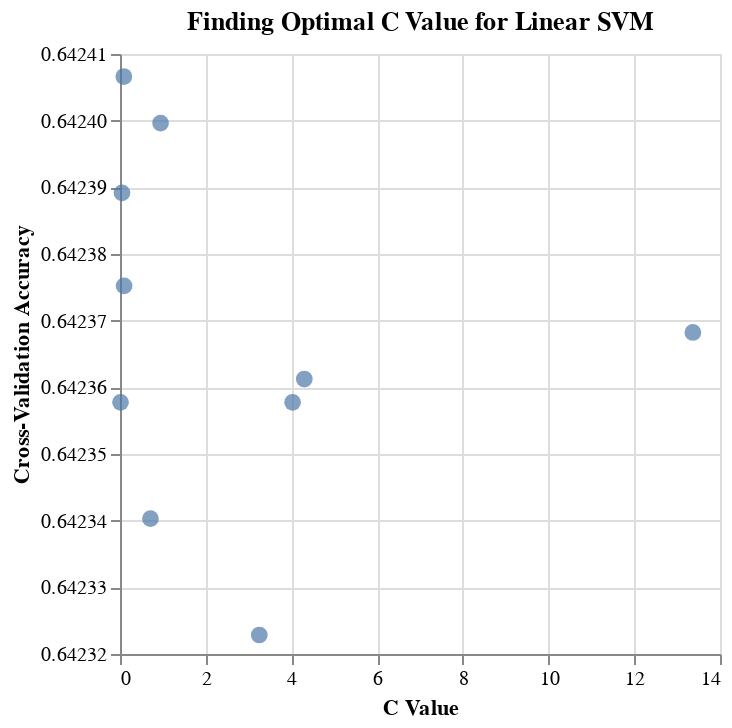

This figure's notebook cell:
### Code cell
# Plot how accuracy changes with C
alt.Chart(svm_results, 
    title=alt.Title(
        text="Finding Optimal C Value for Linear SVM"
    )
).mark_circle(size=70
).encode(
    x=alt.X('param_linearsvc__C').title("C Value"),
    y=alt.Y('mean_test_score').scale(zero=False
            ).title("Cross-Validation Accuracy")
)

### Figure 1 — Vega specification as saved in the notebook (floating-point values rounded to 4 significant figures)
{"$schema": "https://vega.github.io/schema/vega/v5.json", "data": [{"name": "source_0", "values": [{"mean_test_score": 0.6424, "param_linearsvc__C": 0.08999}, {"mean_test_score": 0.6424, "param_linearsvc__C": 0.9467}, {"mean_test_score": 0.6424, "param_linearsvc__C": 0.04625}, {"mean_test_score": 0.6424, "param_linearsvc__C": 0.09548}, {"mean_test_score": 0.6424, "param_linearsvc__C": 13.37}, {"mean_test_score": 0.6424, "param_linearsvc__C": 4.3}, {"mean_test_score": 0.6424, "param_linearsvc__C": 4.027}, {"mean_test_score": 0.6424, "param_linearsvc__C": 0.01207}, {"mean_test_score": 0.6423, "param_linearsvc__C": 0.7102}, {"mean_test_score": 0.6423, "param_linearsvc__C": 3.25}]}, {"name": "source_0_x_domain_param_linearsvc__C", "values": [{"min": 0.01207, "max": 13.37}]}, {"name": "source_0_y_domain_mean_test_score", "values": [{"min": 0.6423, "max": 0.6424}]}], "marks": [{"type": "symbol", "name": "marks", "from": {"data": "source_0"}, "encode": {"update": {"shape": {"value": "circle"}, "y": {"field": "mean_test_score", "scale": "y"}, "size": {"value": 70}, "x": {"field": "param_linearsvc__C", "scale": "x"}, "opacity": {"value": 0.7}, "fill": {"value": "#4c78a8"}}}, "style": ["circle"]}], "scales": [{"name": "x", "type": "linear", "domain": [{"signal": "(data(\"source_0_x_domain_param_linearsvc__C\")[0] || {}).min"}, {"signal": "(data(\"source_0_x_domain_param_linearsvc__C\")[0] || {}).max"}], "range": [0, {"signal": "width"}], "zero": true, "nice": true}, {"name": "y", "type": "linear", "domain": [{"signal": "(data(\"source_0_y_domain_mean_test_score\")[0] || {}).min"}, {"signal": "(data(\"source_0_y_domain_mean_test_score\")[0] || {}).max"}], "range": [{"signal": "height"}, 0], "zero": false, "nice": true}], "axes": [{"scale": "x", "gridScale": "y", "orient": "bottom", "ticks": false, "aria": false, "tickCount": {"signal": "ceil(width/40)"}, "grid": true, "labels": false, "domain": false, "minExtent": 0, "zindex": 0, "maxExtent": 0}, {"scale": "y", "gridScale": "x", "minExtent": 0, "ticks": false, "orient": "left", "zindex": 0, "tickCount": {"signal": "ceil(height/40)"}, "maxExtent": 0, "grid": true, "aria": false, "labels": false, "domain": false}, {"scale": "x", "orient": "bottom", "title": "C Value", "labelOverlap": true, "grid": false, "tickCount": {"signal": "ceil(width/40)"}, "zindex": 0, "labelFlush": true}, {"scale": "y", "orient": "left", "tickCount": {"signal": "ceil(height/40)"}, "zindex": 0, "grid": false, "labelOverlap": true, "title": "Cross-Validation Accuracy"}], "title": {"text": "Finding Optimal C Value for Linear SVM", "frame": "group"}, "padding": 5, "style": "cell", "width": 300, "height": 300, "background": "white"}
